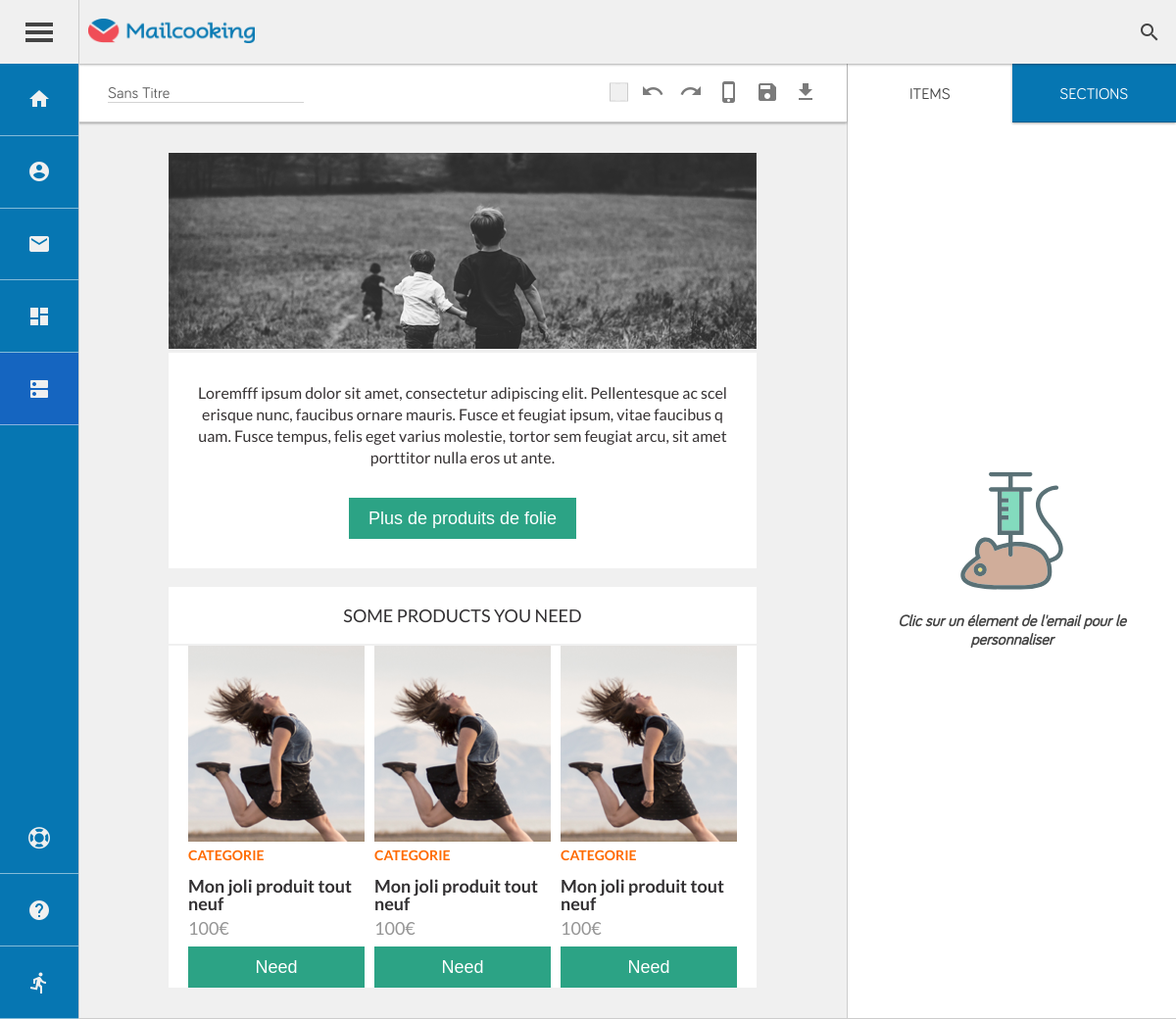
Page /?module=user&action=email_builder&id=2 (signed in) on the committed database.
### tables this page shows
CREATE TABLE `mail_editor` (
  `id_mail` int(11) NOT NULL,
  `id_user` varchar(255) NOT NULL,
  `email_name` varchar(255) NOT NULL DEFAULT 'Sans Titre',
  `email_dom` longtext NOT NULL,
  `email_background` varchar(255) NOT NULL DEFAULT '#f0f0f0',
  `template_id` int(11) NOT NULL,
  `email_cat_id` int(11) DEFAULT NULL,
  `saved` tinyint(1) NOT NULL DEFAULT '0' COMMENT 'Statut de sauvegarde',
  `archive` tinyint(1) NOT NULL DEFAULT '0',
  `timestamp` timestamp NOT NULL DEFAULT CURRENT_TIMESTAMP
);

### core/coremodel.php (called while the page is built, shortened)
<?php
function selecttable($table, $options=array())
{
	global $connexion;
	try
	{
		$sql = 'SELECT * FROM ' . $table;
		if ((isset($options['wherecolumn'])) && (isset($options['wherevalue']))) {
			$sql .= ' WHERE ' . $options["wherecolumn"] . '="' . $options["wherevalue"] . '"';
		}
		$query = $connexion->query($sql);
		$data = $query->fetchAll();
		return $data;
	}
	catch (Exception $e)
	{
		die("Erreur SQL : " . $e->getMessage());
	}
}

### app/view/user/builder.php (the view, shortened to what this page needs)
<?php
	include("app/view/layout/user/header.php");
?>
<div class="container container_builder">
	<div class="block full_block row nowrap">
		<div class="container_left col nowrap">
			<header class="header_builder header_builder_left row row-verti-center row-hori-between nowrap">
				<?php if ($template[0]['statut'] == 0 && $_SESSION['user']['valide'] == 2) { ?>
					<div class="row row-hori-center">
						<span data-template="<?= $template[0]['id_template_commande']; ?>" class="btn_Test_template" id="valideTemplate"><i class="material-icons">done</i> <span>Valider</span></span>
						<span data-template="<?= $template[0]['id_template_commande']; ?>" class="btn_Test_template" id="cancelTemplate"><i class="material-icons">clear</i> <span>Annuler</span></span>
					</div>
					<input id="documentTitle" style="display: none;" value='<?= htmlspecialchars($mail[0]['email_name']); ?>'/>
				<?php } else { ?>
				<input id="documentTitle" spellcheck="false" placeholder="Nom de l'email" autocomplete="off" value='<?= htmlspecialchars($mail[0]['email_name']); ?>' type="text" required>
				<?php } ?>
				<div class="tools_primary row wrap row-verti-center">
					<button class="icon-action" id="undo"><i class="material-icons">undo</i></button>
					<button class="icon-action" id="redo"><i class="material-icons">redo</i></button>
					<span class="icon-action" id="mobileView"><i class="material-icons">phone_iphone</i></span>
					<span class="icon-action" id="saveDocument"><i class="material-icons">save</i></span>
					<span class="icon-action" id="exportDocument"><i class="material-icons">file_download</i></span>
				</div>
			</header>
			<div class="content_email">
				<div id="storage_email" style="background-color: <?= $mail[0]['email_background'];?>"><?php echo htmlspecialchars_decode(html_entity_decode($mail[0]['email_dom'])); ?></div>
			</div>
		</div>
		<div class="container_right col nowrap">
			<header class="header_builder header_builder_right row nowrap">
				<span id="items_sidebar" class="active" data-menu>Items</span>
				<span id="thumbnails_sidebar" data-menu>Sections</span>
			</header>
			<div class="content_sidebar">
				<div class="task_sidebar notask active" data-task="notask">
					<div>
						<p>Clic sur un élement de l'email pour le personnaliser</p>
					</div>
				</div>
			</div>
		</div>
	</div>
</div>
<?php
	include("app/view/layout/user/footer.php");
?>

### webroot/css/back/styles.css (style rules this page uses)
.row, .col { display: -webkit-flex; display: flex; }
.row { -webkit-flex-direction: row; flex-direction: row; }
.col { -webkit-flex-direction: column; flex-direction: column; }
.wrap { -webkit-flex-wrap: wrap; flex-wrap: wrap; }
.nowrap { -webkit-flex-wrap: nowrap; flex-wrap: nowrap; }
.row-verti-center { -webkit-align-items: center; align-items: center; }
.row-hori-between { -webkit-justify-content: space-between; justify-content: space-between; }
.material-icons, .select-wrapper::after { font-family: 'Material Icons'; font-weight: normal; font-style: normal; font-size: 24px; line-height: 1; letter-spacing: normal; text-transform: none; display: inline-block; white-space: nowrap; word-wrap: normal; direction: ltr; -webkit-font-feature-settings: 'liga'; -webkit-font-smoothing: antialiased; }
html, body, div, span, applet, object, iframe, h1, h2, h3, h4, h5, h6, p, blockquote, pre, a, abbr, acronym, address, big, cite, code, del, dfn, em, img, ins, kbd, q, s, samp, small, strike, strong, sub, sup, tt, var, u, center, dl, dt, dd, ol, ul, li, fieldset, form, label, article, aside, canvas, details, embed, figure, figcaption, footer, header, hgroup, menu, nav, output, ruby, section, summary, time, mark, audio, video { margin: 0; padding: 0; border: 0; font: inherit; font-size: 100%; vertical-align: baseline; }
html { line-height: 1; }
a img { border: none; }
article, aside, details, figcaption, figure, footer, header, hgroup, main, menu, nav, section, summary { display: block; }
html, body, input, textarea, button, p, * { font-family: 'bariolregular', 'Helvetica'; }
p, input, span, a { font-size: 16px; outline: none; }
.large_container section.section div.container { position: relative; background-color: #FFFFFF; width: 100%; overflow: auto; height: calc(100vh - 65px); }
div.container div.block { background-color: #FFFFFF; -moz-box-sizing: border-box; -webkit-box-sizing: border-box; box-sizing: border-box; border-bottom: 1px solid rgba(0, 0, 0, 0.2); width: 100%; }

### rows in the picture
mail_editor: email_name "Sans Titre", email_dom (picture), email_dom "Loremfff ipsum dolor sit amet, consectetur adipiscing elit. Pellentesque ac scelerisque nunc, faucibus ornare mauris. Fusce et feugiat ipsum, vitae faucibus quam. Fusce tempus, felis eget varius molestie, tortor sem feugiat arcu, sit amet porttitor nulla eros ut ante. Plus de produits de folie SOME PRODUCTS YOU NEED CATEGORIE Mon joli produit tout neuf 100€ Need CATEGORIE Mon joli produit tout neuf 100€ Need CATEGORIE Mon joli produit tout neuf 100€ Need"
